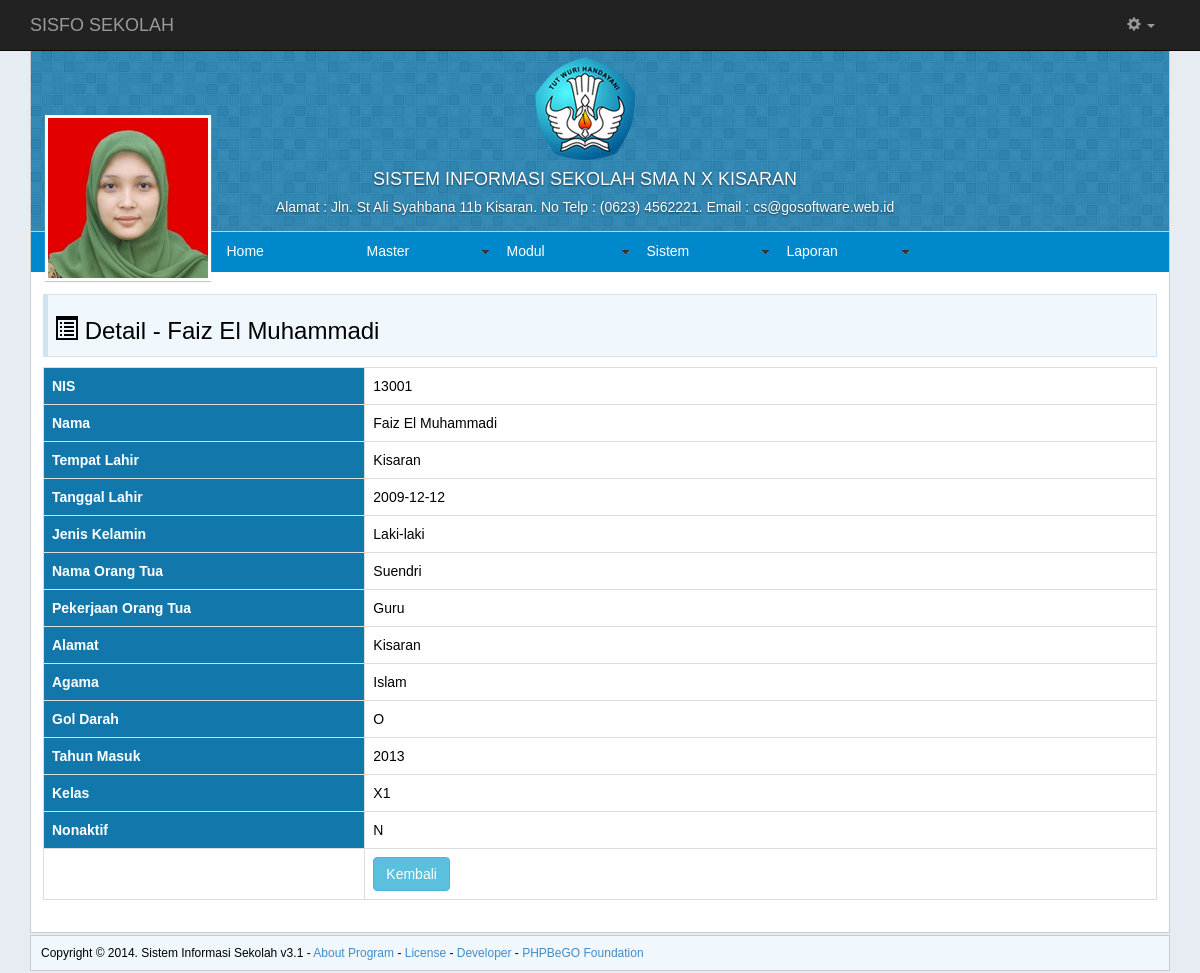
The page /index.php?page=tampil_siswa_detail&recordID=1 (signed in) on the database its author committed.
### tables this page shows
CREATE TABLE IF NOT EXISTS `photo` (
`p_id` int(11) NOT NULL,
  `p_uname` varchar(100) NOT NULL,
  `p_image_small` varchar(100) NOT NULL,
  `p_image_middle` varchar(100) NOT NULL,
  `p_image_default` varchar(100) NOT NULL,
  `p_tgl` timestamp NOT NULL DEFAULT CURRENT_TIMESTAMP,
  `p_profil` enum('Y','N') NOT NULL DEFAULT 'N'
);

CREATE TABLE IF NOT EXISTS `siswa` (
`s_id` int(6) NOT NULL,
  `s_nis` varchar(10) NOT NULL,
  `u_uname` varchar(50) NOT NULL,
  `u_pass` varchar(50) DEFAULT NULL,
  `level` char(5) NOT NULL DEFAULT 'siswa',
  `u_nama` varchar(100) NOT NULL,
  `u_email` varchar(50) NOT NULL,
  `s_tmp_lahir` varchar(100) DEFAULT NULL,
  `s_tgl_lhr` date DEFAULT NULL,
  `s_jk` varchar(10) DEFAULT NULL,
  `s_nm_ortu` varchar(100) DEFAULT NULL,
  `s_pek_ortu` varchar(100) DEFAULT NULL,
  `s_alamat` varchar(100) DEFAULT NULL,
  `s_agama` varchar(15) DEFAULT NULL,
  `s_gdarah` varchar(3) DEFAULT NULL,
  `s_thn_masuk` int(5) NOT NULL DEFAULT '0',
  `s_kd_kls` varchar(20) NOT NULL,
  `nonaktif` enum('Y','N') DEFAULT NULL
);

### Inc/fungsi.php (called while the page is built, shortened)
<?php
if (!function_exists("GetSQLValueString")) {
function GetSQLValueString($theValue, $theType, $theDefinedValue = "", $theNotDefinedValue = "")
{
  $theValue = get_magic_quotes_gpc() ? stripslashes($theValue) : $theValue;
  $theValue = function_exists("mysql_real_escape_string") ? mysql_real_escape_string($theValue) : mysql_escape_string($theValue);
  switch ($theType) {
    case "long":
    case "int":
      $theValue = ($theValue != "") ? intval($theValue) : "NULL";
      break;
  }
  return $theValue;
}
}

### tampil_siswa_detail.php (the view, shortened to what this page needs)
<?php
$maxRows_DetailRS1 = 10;
$pageNum_DetailRS1 = 0;
$startRow_DetailRS1 = $pageNum_DetailRS1 * $maxRows_DetailRS1;
$colname_DetailRS1 = "-1";
if (isset($_GET['recordID'])) {
  $colname_DetailRS1 = $_GET['recordID'];
}
$query_DetailRS1 = sprintf("SELECT * FROM siswa WHERE s_id = %s ORDER BY s_nis ASC", GetSQLValueString($colname_DetailRS1, "int"));
$query_limit_DetailRS1 = sprintf("%s LIMIT %d, %d", $query_DetailRS1, $startRow_DetailRS1, $maxRows_DetailRS1);
$DetailRS1 = mysql_query($query_limit_DetailRS1, $koneksi) or die(mysql_error());
$row_DetailRS1 = mysql_fetch_assoc($DetailRS1);
?>
<div class="judul">
<h3><span class="glyphicon glyphicon-list-alt"></span> Detail - <?php echo $row_DetailRS1['u_nama']; ?> </h3>
</div>
<table class="table table-bordered">
  <tr>
    <th width="138">NIS</th>
    <td width="340"><?php echo $row_DetailRS1['s_nis']; ?> </td>
  </tr>
  <tr>
    <th>Nama</th>
    <td><?php echo $row_DetailRS1['u_nama']; ?> </td>
  </tr>
  <tr>
    <th>Tempat Lahir</th>
    <td><?php echo $row_DetailRS1['s_tmp_lahir']; ?> </td>
  </tr>
  <tr>
    <th>Tanggal Lahir</th>
    <td><?php echo $row_DetailRS1['s_tgl_lhr']; ?> </td>
  </tr>
  <tr>
    <th>Jenis Kelamin</th>
    <td><?php echo $row_DetailRS1['s_jk']; ?> </td>
  </tr>
  <tr>
    <th>Nama Orang Tua</th>
    <td><?php echo $row_DetailRS1['s_nm_ortu']; ?> </td>
  </tr>
  <tr>
    <th>Pekerjaan Orang Tua</th>
    <td><?php echo $row_DetailRS1['s_pek_ortu']; ?> </td>
  </tr>
  <tr>
    <th>Alamat</th>
    <td><?php echo $row_DetailRS1['s_alamat']; ?> </td>
  </tr>
  <tr>
    <th>Agama</th>
    <td><?php echo $row_DetailRS1['s_agama']; ?> </td>
  </tr>
  <tr>
    <th>Gol Darah</th>
    <td><?php echo $row_DetailRS1['s_gdarah']; ?> </td>
  </tr>
  <tr>
    <th>Tahun Masuk</th>
    <td><?php echo $row_DetailRS1['s_thn_masuk']; ?> </td>
  </tr>
  <tr>
    <th>Kelas</th>
    <td><?php echo $row_DetailRS1['s_kd_kls']; ?> </td>
  </tr>
  <tr>
    <th>Nonaktif</th>
    <td><?php echo $row_DetailRS1['nonaktif']; ?> </td>
  </tr>
  <tr>
    <td>&nbsp;</td>
    <td><input class="btn btn-info" type="button" name="button" id="button" value="Kembali" onClick="location='index.php?page=tampil_siswa'"/></td>
  </tr>
</table>

### index.php (shortened to what this page needs)
<?php
require ("Inc/fungsi.php");
$showAvatar = mysql_query("SELECT * FROM photo WHERE p_uname='".$_SESSION['MM_Username']."' ORDER BY p_id DESC") or die(mysql_error());
$detailAvatar = mysql_fetch_assoc($showAvatar);
if (mysql_num_rows($showAvatar) == 0) {
    $createAvatar = "Photo/no-photo.jpg";
}
else {
    $middleAvatar = $detailAvatar['p_image_middle'];
    $createAvatar = "Photo/100/".$middleAvatar;
    }
?>
<!DOCTYPE>
<html lang="en">
    <head>
        <link href="Asset/css/style.css" rel="stylesheet" type="text/css" />
        <link href="Asset/css/bootstrap.css" rel="stylesheet" type="text/css" />
        <link href="SpryAssets/SpryMenuBarHorizontal.css" rel="stylesheet" type="text/css" />
        <link href="SpryAssets/SpryValidationTextField.css" rel="stylesheet" type="text/css" />
    </head>
    <body>
        <div class="navbar navbar-inverse navbar-fixed-top" role="navigation">
            <div class="container">
                <div class="navbar-header">
                    <a class="navbar-brand" href="index.php">SISFO SEKOLAH</a>
                </div>
                <div class="navbar-collapse collapse">
                    <ul class="nav navbar-nav navbar-right">
                        <li><a href="?page=tampil_ugeneral"><strong><?php echo $_SESSION['nama']; ?></strong></a></li>
                        <li class="dropdown">
                            <a href="#" class="dropdown-toggle" data-toggle="dropdown"><span class="glyphicon glyphicon-cog"></span> <b class="caret"></b></a>
                        </li>
                    </ul>
                </div>
            </div>
        </div>
        <div class="space"></div>
        <div class="container">
            <div class="main-layout">
                <div class="main-header">
                    <div class="title-layout">
                        <img src="Asset/images/logo.png" />
                        <h4>SISTEM INFORMASI SEKOLAH SMA N X KISARAN</h4>
                        <h5>Alamat : Jln. St Ali Syahbana 11b Kisaran. No Telp : (0623) 4562221. Email : cs@gosoftware.web.id</h5>
                    </div>
                    <div class="cover-avatar">
                        <a href="?page=tampil_uprofil"><img src="<?php echo $createAvatar; ?>"></a>
                    </div>
                </div>
                <div class="main-menu">
                    <ul id="MenuBar1" class="MenuBarHorizontal">
                        <li><a href="index.php">Home</a></li>
                        <?php if ($_SESSION['Level'] == 'admin') { ?>
                            <li><a href="#" class="MenuBarItemSubmenu">Master</a>
                            </li>
                            <li><a class="MenuBarItemSubmenu" href="#">Modul</a>
                            </li>
                            <li><a href="#" class="MenuBarItemSubmenu">Sistem</a>
                            </li>
                            <li><a href="#" class="MenuBarItemSubmenu">Laporan</a>
                            </li>
                        <?php } else if ($_SESSION['Level'] == 'guru') { ?>
                            <li><a href="#" class="MenuBarItemSubmenu">Master</a>
                                <ul>
                                    <li><a href="index.php?page=tampil_nilai">Nilai</a></li>
                                </ul>
                            </li>
                            <li><a href="#" class="MenuBarItemSubmenu">Laporan</a>
                                <ul>
                                    <li><a href="index.php?page=lap_absensi">Absensi</a></li>
                                    <li><a href="index.php?page=lap_nilai">Nilai</a></li>
                                </ul>
                            </li>
                        <?php } ?>
                    </ul>
                </div>
                <div class="main-konten">
                    <?php
                    if (isset($_GET["page"]) && $_GET["page"] != "home") {
                        if (file_exists(htmlentities($_GET["page"]) . ".php")) {
                            include(htmlentities($_GET["page"]) . ".php");
                        } else {
                            include("404.php");
                        }
                    } else {
                        include("home.php");
                    }
                    ?>
                </div>
            </div>
            <div class="footer-layout">
                Copyright &copy; 2014. Sistem Informasi Sekolah v3.1 -
                <a href="#">About Program</a> -
                <a href="#">License</a>  -
                <a href="#">Developer</a> -
                <a href="http://phpbego.wordpress.com" target="_blank">PHPBeGO Foundation </a>
            </div>
        </div>
    </body>
</html>

### Asset/css/style.css (style rules this page uses)
body { margin: 0; background-color:#e7ebf2; font-family: 'lucida grande',tahoma,verdana,arial,sans-serif; font-size: 14px; }
.space { height: 50px; }
.title-layout { color: #ffffff; text-align: center; margin-right: 30px; text-shadow: 0 1px 2px rgba(0, 0, 0, 0.6); }
table { font-family: 'lucida grande',tahoma,verdana,arial,sans-serif; font-size: 14px; }
.main-layout { background-color:#ffffff; border: 1px solid #CCC; }
.main-header { background-image: url(../../Asset/images/hero.png); background-color: #026fa6; border-bottom: 1px solid #CCC; padding: 6px; }
.main-menu { background-color: #0088cc; padding-left: 185px; }
.main-konten { padding: 12px; }
.judul { margin: 10px 0; padding: 0 6px 1px 6px; border: 1px solid #d0e3f0; border-left: 5px solid #d0e3f0; background-color: #f0f7fd; }
.cover-avatar { float: left; background: #fff; padding: 3px; position: absolute; margin-top: -110px; margin-left: 8px; box-shadow: 0px 1px 1px #CCC; width: 166px; cursor: pointer; }
.cover-avatar > a > img { width: 160px; height: 160px; }
.footer-layout { margin: 2px auto; padding: 10px; border: 1px solid #CCC; background-color: #f0f7fd; font-size: 12px; }

### SpryAssets/SpryMenuBarHorizontal.css (style rules this page uses)
ul.MenuBarHorizontal { margin: 0; padding: 0; list-style-type: none; font-size: 100%; cursor: default; width: auto; height: 40px; }
ul.MenuBarHorizontal li { margin: 0; padding: 0; list-style-type: none; font-size: 100%; position: relative; text-align: left; cursor: pointer; width: 10em; float: left; }
ul.MenuBarHorizontal a { display: block; cursor: pointer; background-color: #0088cc; padding: 0.75em 0.75em; color: #fff; text-decoration: none; height: 40px; }
ul.MenuBarHorizontal a.MenuBarItemSubmenu { background-image: url(SpryMenuBarDown.gif); background-repeat: no-repeat; background-position: 95% 50%; }

### rows shown on the page
photo: p_image_middle (picture)
siswa: u_nama "Faiz El Muhammadi", s_nis "13001", s_tmp_lahir "Kisaran", s_tgl_lhr "2009-12-12", s_jk "Laki-laki", s_nm_ortu "Suendri", s_pek_ortu "Guru", s_alamat "Kisaran", s_agama "Islam", s_gdarah "O", s_thn_masuk "2013", s_kd_kls "X1", nonaktif "N"
